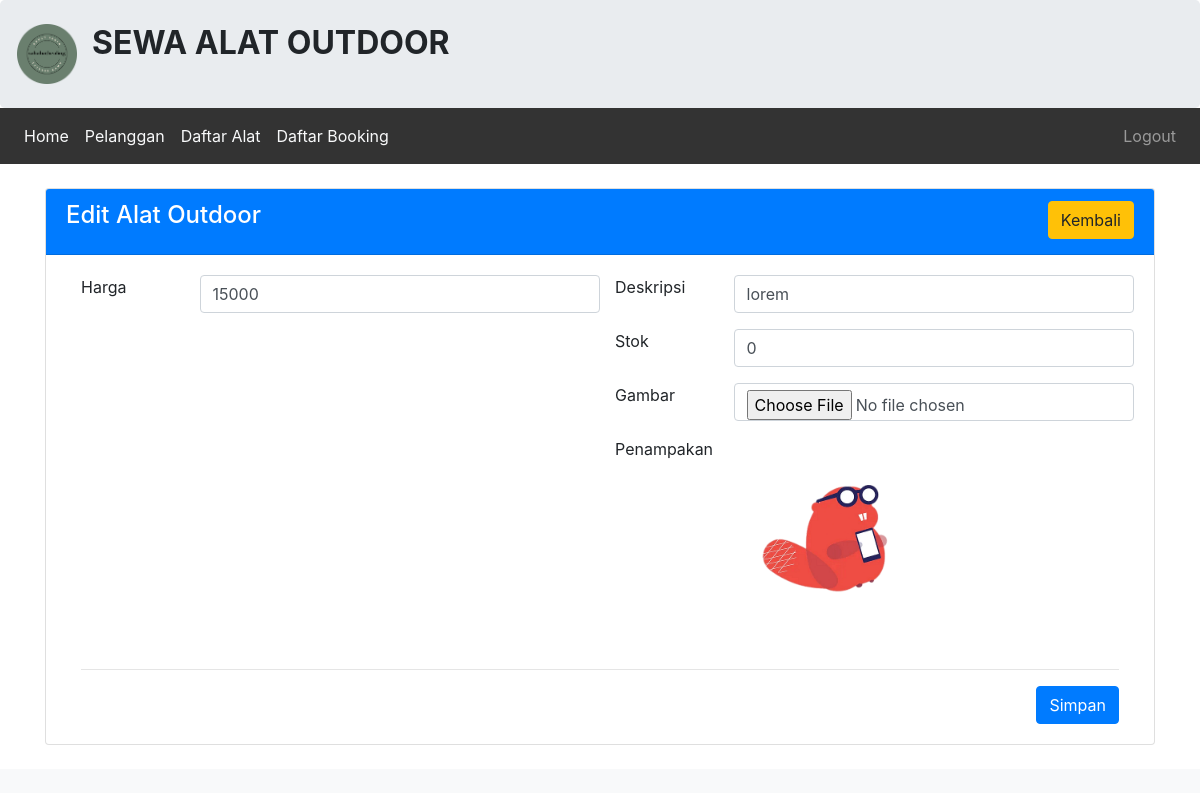
Before: /admin/alat/edit.php?id=31 with the older database file.
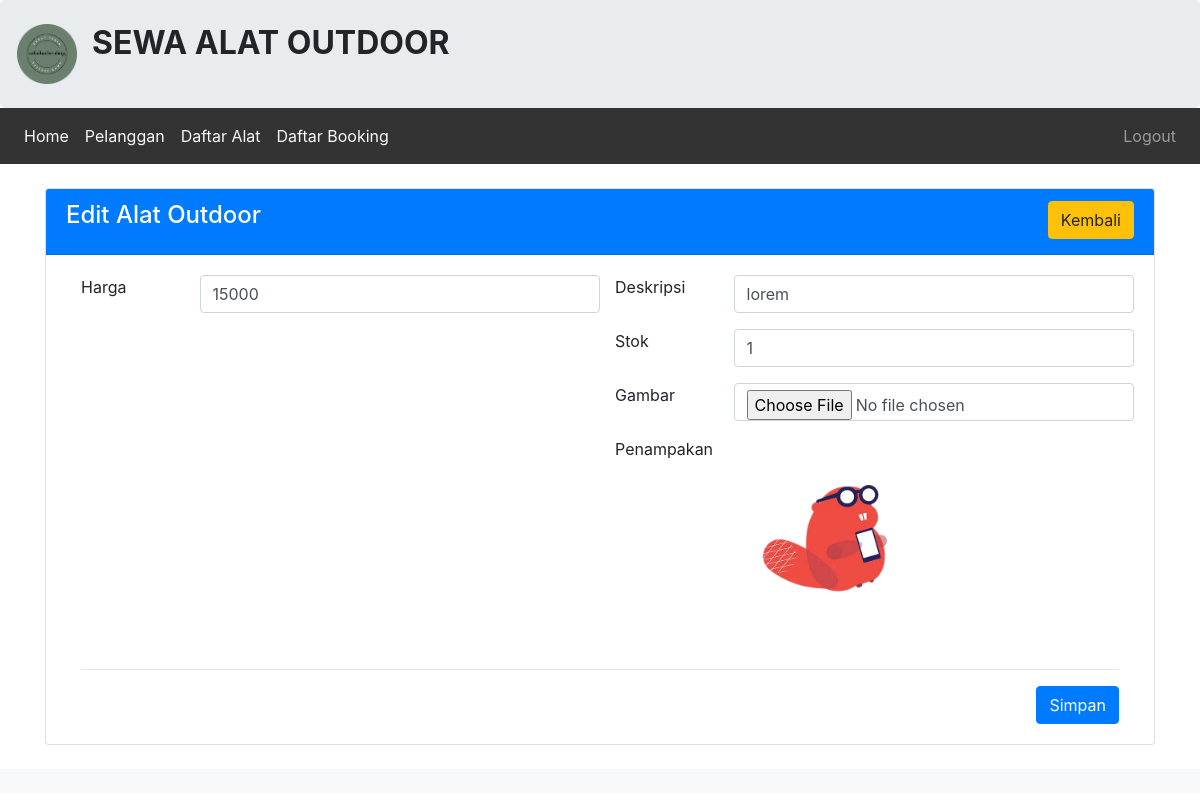
After: the same page with the newer database file.
### tables this page shows
CREATE TABLE `tbl_alat_212303` (
  `212303_id_alat` int(11) NOT NULL,
  `212303_nama` varchar(50) NOT NULL,
  `212303_harga` int(50) NOT NULL,
  `212303_deskripsi` varchar(255) NOT NULL,
  `212303_stok` int(15) NOT NULL,
  `212303_gambar` text NOT NULL
);

### admin/alat/edit.php (the view, shortened to what this page needs)
<?php
include '../header2.php';
include '../../koneksi.php';
$id_alat = $_GET['id'];
$query = "SELECT * FROM tbl_alat_212303 WHERE 212303_id_alat = '$id_alat'";
$hasil = mysqli_query($koneksi, $query);
$isi = mysqli_fetch_assoc($hasil);
?>
<br>
<div class="container">
    <div class="card">
        <div class="card-header text-white bg-primary">
            <h4 class="card-title">
                Edit Alat Outdoor
                <div class="float-right">
                    <a class="btn btn-warning" href="index.php" role="button">Kembali</a>
                </div>
            </h4>
        </div>
        <div class="card-body">
            <div class="container">
                <form method="post" action="proses.php?aksi=edit&id=<?= $id_alat; ?>" enctype="multipart/form-data">
                    <div class="row">
                        <div class="col-sm-6">
                            <div class="form-group row">
                                <label class="col-sm-3">Harga</label>
                                <input type="text" class="form-control col-sm-9" name="harga" placeholder="Isi Harga" value="<?= $isi['212303_harga']; ?>">
                            </div>
                        </div>
                        <div class="col-sm-6">
                            <div class="form-group row">
                                <label class="col-sm-3">Deskripsi</label>
                                <input type="text" class="form-control col-sm-9" name="deskripsi" placeholder="Isi Deskripsi" value="<?= $isi['212303_deskripsi']; ?>">
                            </div>
                            <div class="form-group row">
                                <label class="col-sm-3">Stok</label>
                                <input type="number" class="form-control col-sm-9" name="stok" placeholder="Isi Stok" value="<?= $isi['212303_stok']; ?>">
                            </div>
                            <div class="form-group row">
                                <label class="col-sm-3">Gambar</label>
                                <input type="file" accept="image/*" class="form-control col-sm-9" name="gambar" placeholder="Isi Gambar">
                            </div>
                            <div class="form-group row">
                                <label class="col-sm-3">Penampakan</label>
                                <img src="../../images/<?php echo $isi['212303_gambar']; ?>" class="img-fluid" style="width:200px;">
                            </div>
                        </div>
                    </div>
                    <hr>
                    <div class="float-right">
                        <button class="btn btn-primary" role="button" type="submit">
                            Simpan
                        </button>
                    </div>
                </form>
            </div>
        </div>
    </div>
</div>
<?php include '../footer2.php';
?>

Changed rows visible on the page:
changed tbl_alat_212303 "lorem": stok "0" → "1"
